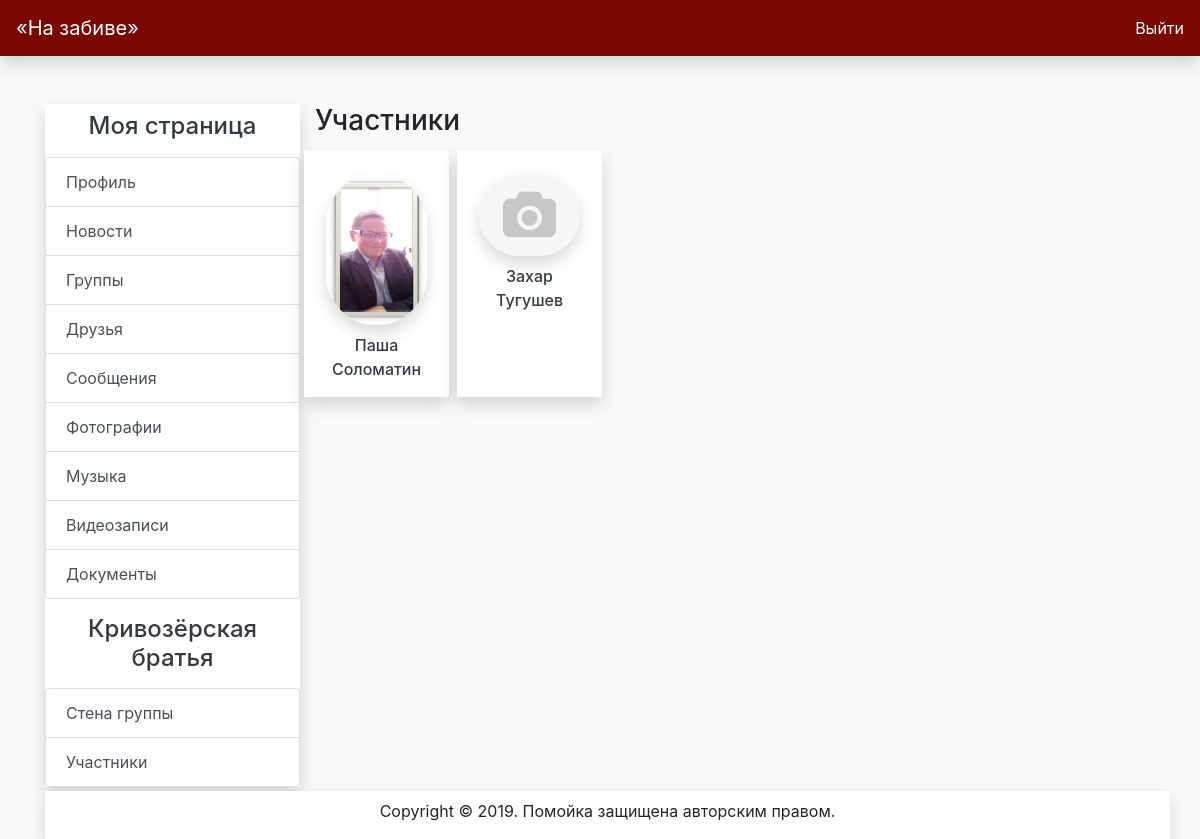
Page /group_members/1 on the committed database.
### database.py (models this page shows)
class Group(db.Model):
    id = db.Column(db.Integer, primary_key=True)
    name = db.Column(db.String(80), nullable=False)
    avatar = db.Column(db.Integer, nullable=False, default=1)

class Resource(db.Model):
    id = db.Column(db.Integer, primary_key=True)
    category = db.Column(db.String(20), unique=False, nullable=False)
    path = db.Column(db.String(120), unique=True, nullable=True)
    name = db.Column(db.String(120), nullable=False)
    author = db.Column(db.Integer, nullable=False)

class User(db.Model):
    id = db.Column(db.Integer, primary_key=True)
    username = db.Column(db.String(80), unique=True, nullable=False)
    password = db.Column(db.String(80), nullable=False)
    name = db.Column(db.String(80), nullable=False)
    surname = db.Column(db.String(80), nullable=False)
    avatar = db.Column(db.Integer, nullable=False, default=1)
    time = db.Column(db.DateTime, nullable=False, default=datetime.now())

### main.py (the view)
@app.route("/group_members/<int:id>", methods=["GET"])
def group_members(id):
    users_id = [member.user for member in
                GroupModel().get_of(id)]
    group_members = [UserModel().get(member) for member in users_id]
    avatars = [ResourceModel().get(user.avatar) for user in group_members]
    render_data = {
        "group": GroupModel().get(id),
        "title": "Участники",
        "members": group_members,
        "number": len(group_members),
        "avatars": avatars,
        "page_group": True,
        "group_main_page": False
    }
    return render_template("group_members.html", **render_data)

### database.py (called while the page is built)
    def get(self, id):
        user = User.query.filter(User.id == id).first()
        if not user:
            return
        return user

    def get(self, id):
        group = Group.query.filter(Group.id == id).first()
        if not group:
            return
        return group

    def get_of(self, group):
        members = GroupMember.query.filter(GroupMember.group == group).all()
        return members

    def get(self, id):
        resource = Resource.query.filter(Resource.id == id).first()
        if not resource:
            return
        return resource

### templates/group_members.html
{% extends "main.html" %}
{% block content %}
<h3>Участники</h3>
<div class="row">
    {% for i in range(number) %}
    <div class="shadow bg-white col-2 p-0 m-1 text-center">
        <div class="m-3">
            <img src="/{{avatars[i].path}}" alt="1"
                 class="avatar_middle mt-2 mb-2 shadow"/>
            <a href="/profile/{{members[i].id}}" class="h6 text-dark">{{members[i].name}}
                {{members[i].surname}}</a>
        </div>
    </div>
    {% endfor %}
</div>
{%endblock%}

### templates/main.html (shortened to what this page needs)
<!doctype html>
<html lang="en">
<head>
    <link rel="stylesheet" href="https://stackpath.bootstrapcdn.com/bootstrap/4.3.1/css/bootstrap.min.css"
>
    <link rel="stylesheet" href="/static/css/main.css">
</head>
<body>
<nav class="navbar navbar-expand-md navbar-dark bg-dryandex shadow">
    <a class="navbar-brand" href="/">&laquo;На забиве&raquo;</a>
    <div class="collapse navbar-collapse" id="navbarCollapse">
        <form class="form-inline mt-2 mt-md-0">
            <a class="text-white" href="/logout">Выйти</a>
        </form>
    </div>
</nav>
<div class="container mt-5">
    <div class="row">
        <div class="col-3">
            <div class="shadow bg-white shadow" id="left_content">
                <div class="h4 text-dark text-center pt-2 mb-3">Моя страница</div>
                <div class="list-group" id="list-tab" role="tablist">
                    <a class="list-group-item list-group-item-action"
                       href="/profile">Профиль</a>
                    <a class="list-group-item list-group-item-action"
                       href="/news">Новости</a>
                    <a class="list-group-item list-group-item-action"
                       href="/groups">Группы</a>
                    <a class="list-group-item list-group-item-action"
                       href="/friends">Друзья</a>
                    <a class="list-group-item list-group-item-action"
                       href="/dialogs">Сообщения</a>
                    <a class="list-group-item list-group-item-action"
                       href="/photo">Фотографии</a>
                    <a class="list-group-item list-group-item-action"
                       href="/audio">Музыка</a>
                    <a class="list-group-item list-group-item-action"
                       href="/videos">Видеозаписи</a>
                    <a class="list-group-item list-group-item-action"
                       href="/documents">Документы</a>
                </div>
                {% if page_group %}
                    <div class="h4 text-dark text-center mt-3 mb-3">{{ group.name }}</div>
                    <div class="list-group" id="list-tab" role="tablist">
                        <a class="list-group-item list-group-item-action"
                           href="/group/{{ group.id }}">Стена группы</a>
                        <a class="list-group-item list-group-item-action"
                           href="/group_members/{{ group.id }}">Участники</a>
                    </div>
                {% endif %}
            </div>
        </div>
        <div class="col-9 pl-0" id="main_content">
            {% block content %}{% endblock %}
        </div>
    </div>
<div class="row pl-0 ml-0 ">
    <div class="bg-white col-12 shadow mt-1 shadow">
        <p class="text-center pt-2">Copyright &copy; 2019. Помойка защищена авторским правом.</p>
    </div>
</div>
</div>
</body>
</html>

### static/css/main.css (style rules this page uses)
.bg-dryandex { background: #780700 !important; }
.avatar_middle { width: 90%; border-radius: 100px; }
body { background: #f9f9f9; }

### rows in the picture
Group: name "Кривозёрская братья"
Resource: path (picture)
User: name "Паша", surname "Соломатин"
Resource: path (placeholder picture)
User: name "Захар", surname "Тугушев"
